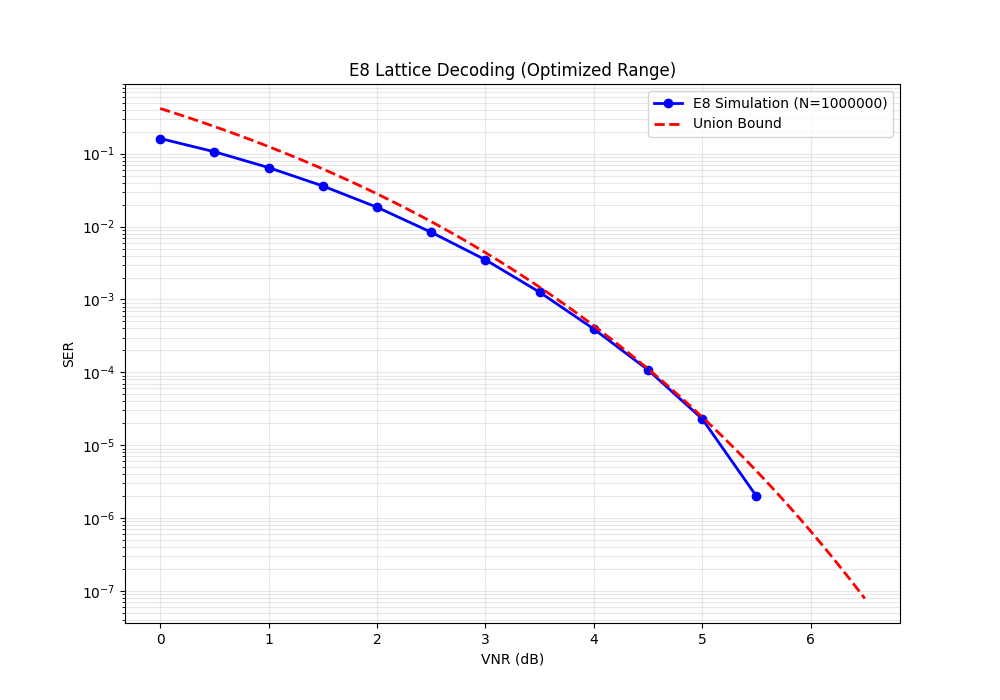

Recreate this plot in Python.
import numpy as np
import matplotlib.pyplot as plt
from scipy.special import erfc
import time

# =============================================================================
# 1. 纯 Python LLL 规约
# =============================================================================
def lll_reduction(basis, delta=0.99):
    n = len(basis)
    basis = basis.copy().astype(float)
    ortho = np.zeros_like(basis)
    mu = np.zeros((n, n))

    def update_gs(k_start):
        for i in range(k_start, n):
            ortho[i] = basis[i].copy()
            for j in range(i):
                if np.dot(ortho[j], ortho[j]) > 1e-9:
                    mu[i, j] = np.dot(basis[i], ortho[j]) / np.dot(ortho[j], ortho[j])
                else:
                    mu[i, j] = 0
                ortho[i] -= mu[i, j] * ortho[j]
    
    update_gs(0)
    k = 1
    while k < n:
        for j in range(k - 1, -1, -1):
            if abs(mu[k, j]) > 0.5:
                q = round(mu[k, j])
                basis[k] -= q * basis[j]
                update_gs(k)
        norm_k = np.dot(ortho[k], ortho[k])
        norm_km1 = np.dot(ortho[k-1], ortho[k-1])
        if norm_k >= (delta - mu[k, k-1]**2) * norm_km1:
            k += 1
        else:
            basis[[k, k-1]] = basis[[k-1, k]]
            k = max(k - 1, 1)
            update_gs(k-1)
    return basis

# =============================================================================
# 2. SE 球形译码器
# =============================================================================
def sgn(x): 
    return 1 if x >= 0 else -1

def decode_se(H, r_rot):
    n = H.shape[0]
    bestdist = float('inf')
    k = n - 1
    dist = np.zeros(n)
    E = np.zeros((n, n))
    E[n-1] = r_rot
    u = np.zeros(n, dtype=int)
    step = np.zeros(n, dtype=int)
    
    u[k] = int(round(E[k][k] / H[k][k]))
    y = (E[k][k] - u[k] * H[k][k]) / H[k][k]
    step[k] = sgn(y)
    u_hat = np.zeros(n, dtype=int)

    while True:
        d_k = (E[k][k] - u[k] * H[k][k])**2
        newdist = dist[k] + d_k
        if newdist < bestdist:
            if k != 0:
                E[k-1, :k] = E[k, :k] - u[k] * H[k, :k]
                k -= 1
                dist[k] = newdist
                u[k] = int(round(E[k][k] / H[k][k]))
                y = (E[k][k] - u[k] * H[k][k]) / H[k][k]
                step[k] = sgn(y)
            else:
                bestdist = newdist
                u_hat = u.copy()
                k += 1
                u[k] += step[k]
                y = (E[k][k] - u[k] * H[k][k]) / H[k][k]
                step[k] = -step[k] - sgn(step[k])
        else:
            if k == n - 1: return u_hat
            else:
                k += 1
                u[k] += step[k]
                y = (E[k][k] - u[k] * H[k][k]) / H[k][k]
                step[k] = -step[k] - sgn(step[k])

# =============================================================================
# 3. E8 主程序 (优化版)
# =============================================================================
def run_e8_optimized():
    # E8 Generator
    G = np.zeros((8, 8))
    G[0]=[2,0,0,0,0,0,0,0]; G[1]=[-1,1,0,0,0,0,0,0]; G[2]=[0,-1,1,0,0,0,0,0]
    G[3]=[0,0,-1,1,0,0,0,0]; G[4]=[0,0,0,-1,1,0,0,0]; G[5]=[0,0,0,0,-1,1,0,0]
    G[6]=[0,0,0,0,0,-1,1,0]; G[7]=[0.5]*8
    
    n = 8
    print(">>> [E8] 初始化: LLL 规约...")
    scale = 1000.0
    G_LLL = lll_reduction(G * 2 * scale) / (2 * scale)
    
    Q, R = np.linalg.qr(G_LLL.T)
    H = R.T
    for i in range(n):
        if H[i,i] < 0: H[:,i] = -H[:,i]; Q[:,i] = -Q[:,i]
    Q_rot = Q.T
    
    # 优化后的 VNR 范围: 0.0 - 6.0 dB, 步长 0.5
    # 这样能画出更细腻的曲线，且不浪费时间在 0 误码区域
    vnrs = np.arange(0.0, 6.1, 0.5)
    trials = 1000000 # 100万样本
    ser_list = []
    
    print(f"\n>>> 开始 E8 仿真 (优化版) <<<")
    print(f"样本数: {trials}")
    print(f"VNR 范围: {vnrs[0]}dB -> {vnrs[-1]}dB (步长 0.5)")
    t0 = time.time()
    
    for vnr_db in vnrs:
        vnr = 10**(vnr_db/10)
        det_G = np.abs(np.linalg.det(G_LLL))
        sigma = np.sqrt((det_G**(2/n)) / (2 * np.pi * np.e * vnr))
        
        err = 0
        p_start = time.time()
        
        # 批量循环
        for i in range(trials):
            if i % 200000 == 0 and i > 0:
                print(f"  [VNR {vnr_db:4.1f}] 进度: {i/trials*100:.0f}%...", end='\r')
            
            noise = np.random.normal(0, sigma, n)
            r_rot = noise @ Q_rot.T
            u_hat = decode_se(H, r_rot)
            if np.any(u_hat != 0): err += 1
            
        ser = err / trials
        ser_list.append(ser)
        print(f"\r  VNR {vnr_db:4.1f}dB | SER: {ser:.2e} | 错误数: {err:6d} | 耗时: {time.time()-p_start:.1f}s")

        # 智能跳出: 如果已经 0 误码，后面就没必要跑了
        if err == 0 and vnr_db >= 5.5:
            print(f"  >>> VNR {vnr_db}dB 已达零误码，停止后续仿真。")
            remaining_len = len(vnrs) - len(ser_list)
            ser_list.extend([0.0] * remaining_len)
            break

    print(f"总耗时: {(time.time()-t0):.1f}s")
    
    # 绘图
    plt.figure(figsize=(10, 7))
    
    # 过滤掉 0 以避免 log 坐标报错
    valid_vnrs = []
    valid_sers = []
    for v, s in zip(vnrs, ser_list):
        if s > 0:
            valid_vnrs.append(v)
            valid_sers.append(s)
            
    plt.semilogy(valid_vnrs, valid_sers, 'bo-', linewidth=2, label=f'E8 Simulation (N={trials})')
    
    # Union Bound
    v_smooth = np.linspace(0, 6.5, 100)
    v_lin = 10**(v_smooth/10)
    sig_smooth = np.sqrt((1.0**(2/8))/(2*np.pi*np.e*v_lin))
    ub = 0.5 * 240 * erfc(np.sqrt(2)/(2*np.sqrt(2)*sig_smooth))
    
    plt.semilogy(v_smooth, ub, 'r--', linewidth=2, label='Union Bound')
    plt.xlabel('VNR (dB)'); plt.ylabel('SER'); plt.title('E8 Lattice Decoding (Optimized Range)')
    plt.grid(True, which='both', alpha=0.3); plt.legend()
    plt.savefig('E8_Optimized.png')
    plt.show()

if __name__ == '__main__':
    run_e8_optimized()
